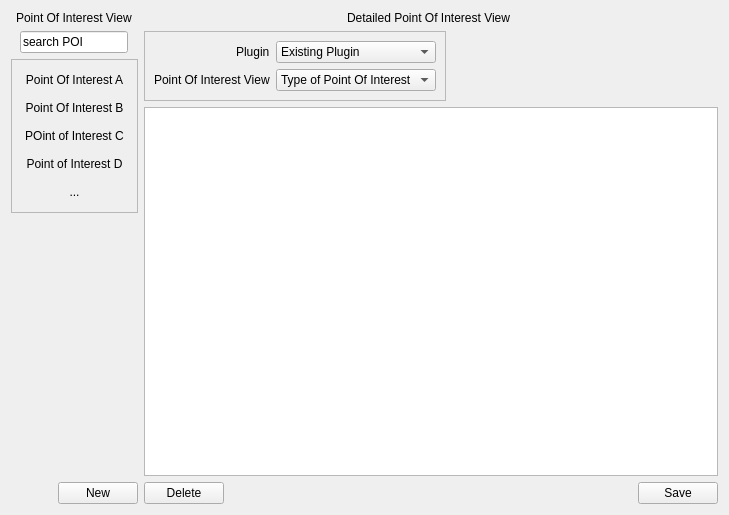
<?xml version="1.0" encoding="UTF-8"?>
<ui version="4.0">
 <class>POI_tab</class>
 <widget class="QFrame" name="POI_tab">
  <property name="geometry">
   <rect>
    <x>0</x>
    <y>0</y>
    <width>729</width>
    <height>515</height>
   </rect>
  </property>
  <property name="windowTitle">
   <string>Frame</string>
  </property>
  <layout class="QHBoxLayout" name="horizontalLayout" stretch="0,0">
   <item>
    <layout class="QVBoxLayout" name="POI_frame">
     <item alignment="Qt::AlignHCenter|Qt::AlignTop">
      <widget class="QLabel" name="POI_list_frame">
       <property name="text">
        <string>Point Of Interest View</string>
       </property>
      </widget>
     </item>
     <item alignment="Qt::AlignHCenter">
      <widget class="QLineEdit" name="button_POI_search">
       <property name="text">
        <string>search POI</string>
       </property>
      </widget>
     </item>
     <item>
      <widget class="QFrame" name="POI_list_view">
       <property name="frameShape">
        <enum>QFrame::StyledPanel</enum>
       </property>
       <property name="frameShadow">
        <enum>QFrame::Raised</enum>
       </property>
       <layout class="QVBoxLayout" name="verticalLayout">
        <item>
         <widget class="QPushButton" name="POI">
          <property name="text">
           <string>Point Of Interest A</string>
          </property>
          <property name="flat">
           <bool>true</bool>
          </property>
         </widget>
        </item>
        <item>
         <widget class="QPushButton" name="POI_4">
          <property name="text">
           <string>Point Of Interest B</string>
          </property>
          <property name="flat">
           <bool>true</bool>
          </property>
         </widget>
        </item>
        <item>
         <widget class="QPushButton" name="POI_5">
          <property name="text">
           <string>POint of Interest C</string>
          </property>
          <property name="flat">
           <bool>true</bool>
          </property>
         </widget>
        </item>
        <item>
         <widget class="QPushButton" name="POI_2">
          <property name="text">
           <string>Point of Interest D</string>
          </property>
          <property name="flat">
           <bool>true</bool>
          </property>
         </widget>
        </item>
        <item>
         <widget class="QPushButton" name="POI_3">
          <property name="text">
           <string>...</string>
          </property>
          <property name="flat">
           <bool>true</bool>
          </property>
         </widget>
        </item>
       </layout>
      </widget>
     </item>
     <item>
      <spacer name="POI_list_spacer">
       <property name="orientation">
        <enum>Qt::Vertical</enum>
       </property>
       <property name="sizeHint" stdset="0">
        <size>
         <width>20</width>
         <height>40</height>
        </size>
       </property>
      </spacer>
     </item>
     <item alignment="Qt::AlignRight">
      <widget class="QPushButton" name="button_POI_new">
       <property name="text">
        <string>New</string>
       </property>
      </widget>
     </item>
    </layout>
   </item>
   <item>
    <layout class="QVBoxLayout" name="POI_detailed_frame">
     <item alignment="Qt::AlignHCenter">
      <widget class="QLabel" name="POI_deailed_label">
       <property name="text">
        <string>Detailed Point Of Interest View </string>
       </property>
      </widget>
     </item>
     <item alignment="Qt::AlignLeft|Qt::AlignTop">
      <widget class="QFrame" name="POI_filter_frame">
       <property name="frameShape">
        <enum>QFrame::StyledPanel</enum>
       </property>
       <property name="frameShadow">
        <enum>QFrame::Raised</enum>
       </property>
       <layout class="QFormLayout" name="formLayout">
        <property name="labelAlignment">
         <set>Qt::AlignRight|Qt::AlignTop|Qt::AlignTrailing</set>
        </property>
        <property name="formAlignment">
         <set>Qt::AlignLeading|Qt::AlignLeft|Qt::AlignTop</set>
        </property>
        <item row="0" column="1">
         <widget class="QComboBox" name="comboBox_plugin">
          <item>
           <property name="text">
            <string>Existing Plugin</string>
           </property>
          </item>
         </widget>
        </item>
        <item row="2" column="0">
         <widget class="QLabel" name="POI_type_label">
          <property name="text">
           <string>Point Of Interest View</string>
          </property>
         </widget>
        </item>
        <item row="2" column="1">
         <widget class="QComboBox" name="comboBox_POI_type">
          <item>
           <property name="text">
            <string>Type of Point Of Interest</string>
           </property>
          </item>
         </widget>
        </item>
        <item row="0" column="0">
         <widget class="QLabel" name="plugin_label">
          <property name="text">
           <string>Plugin</string>
          </property>
         </widget>
        </item>
       </layout>
      </widget>
     </item>
     <item>
      <widget class="QTextBrowser" name="POI_content_area"/>
     </item>
     <item>
      <layout class="QHBoxLayout" name="POI_creation_frame">
       <item>
        <widget class="QPushButton" name="button_save_POI">
         <property name="text">
          <string>Delete</string>
         </property>
        </widget>
       </item>
       <item>
        <spacer name="spacer_POI_creation">
         <property name="orientation">
          <enum>Qt::Horizontal</enum>
         </property>
         <property name="sizeHint" stdset="0">
          <size>
           <width>40</width>
           <height>20</height>
          </size>
         </property>
        </spacer>
       </item>
       <item>
        <widget class="QPushButton" name="button_delete_POI">
         <property name="text">
          <string>Save</string>
         </property>
        </widget>
       </item>
      </layout>
     </item>
    </layout>
   </item>
  </layout>
 </widget>
 <resources/>
 <connections/>
</ui>
